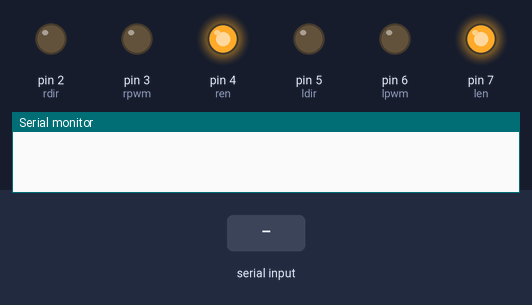
Recording of a sketch running on a simulated Arduino Uno, built with avr-gcc and run on an emulated ATmega328P. Parts: output pins drawn as LEDs (lit = HIGH), the last lines printed to the serial monitor. Inputs (shaded band) come from the test bench.

Above: at 1.2 s.
1.3 s: byte 30 received over Serial
At 1.9 s:
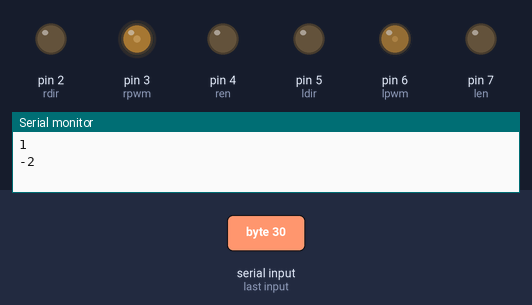
2.8 s: byte 90 received over Serial
At 3.9 s:
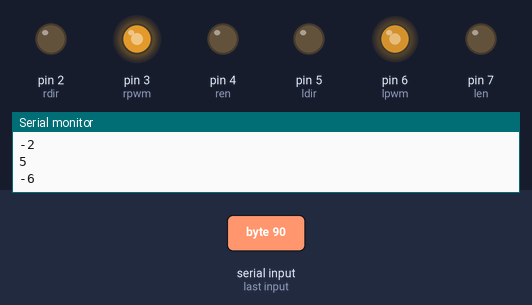
4.3 s: byte 120 received over Serial
At 5.1 s:
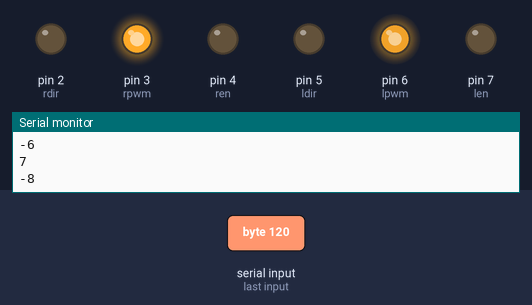
Timing chart, 0 to 7.3 s (numbered marks = the images above; inputs shaded):
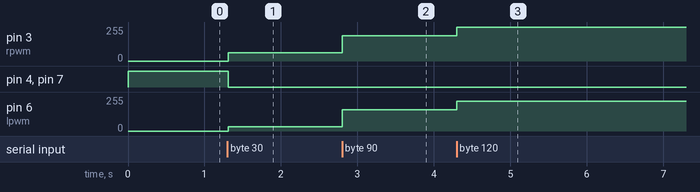

The sketch:

minibtcar_v01.ino
```cpp
const int rdir = 2;
const int rpwm = 3;
const int ren = 4;
const int ldir = 5;
const int lpwm = 6;
const int len = 7;

int rspd, lspd, divider = 8;
int rtmp, ltmp;

byte buf[1024];
int bufPos;

void setup() {
  Serial.begin(9600);
  while(!Serial) {
    ;
  }
  bufPos = 0;

  pinMode(rdir, OUTPUT);
  pinMode(rpwm, OUTPUT);
  pinMode(ren, OUTPUT);
  pinMode(ldir, OUTPUT);
  pinMode(lpwm, OUTPUT);
  pinMode(len, OUTPUT);
}

void loop() {
  if(Serial.available() > 0) {
    byte data = Serial.read();
    lspd = (int)(data & 0xf0) >> 4;
    rspd = (int)((data & 0x0f) << 4) >> 4;
    lspd = lspd < 8 ? lspd : lspd - 16;
    rspd = rspd < 8 ? rspd : rspd - 16;

    Serial.println(lspd);
    Serial.println(rspd);
    Serial.println("");

  }

  if(lspd < 0) { digitalWrite(len, LOW); digitalWrite(ldir, HIGH); ltmp = -lspd; divider = 8;}
  else if(lspd == 0) digitalWrite(len, HIGH);
  else { digitalWrite(len, LOW); digitalWrite(ldir, LOW); ltmp = lspd; divider = 7;}

  if(rspd < 0) { digitalWrite(ren, LOW); digitalWrite(rdir, LOW); rtmp = -rspd; divider = 8; }
  else if(rspd == 0) digitalWrite(ren, HIGH);
  else { digitalWrite(ren, LOW); digitalWrite(rdir, HIGH); rtmp = rspd; divider = 7; }

  analogWrite(rpwm, 255 * rtmp / divider);
  analogWrite(lpwm, 255 * ltmp / divider);

  delay(10);
}
```

Measured:
- after the input at 1.3 s, pin 3 (rpwm): 0/255 → 63/255 at once; pin 4 (ren), pin 7 (len): HIGH → LOW at once; pin 6 (lpwm): 0/255 → 31/255 at once
- after the input at 2.8 s, pin 3 (rpwm): 63/255 → 191/255 at once; pin 6 (lpwm): 31/255 → 159/255 at once
- after the input at 4.3 s, pin 3 (rpwm): 191/255 → 255/255 at once; pin 6 (lpwm): 159/255 → 223/255 at once
